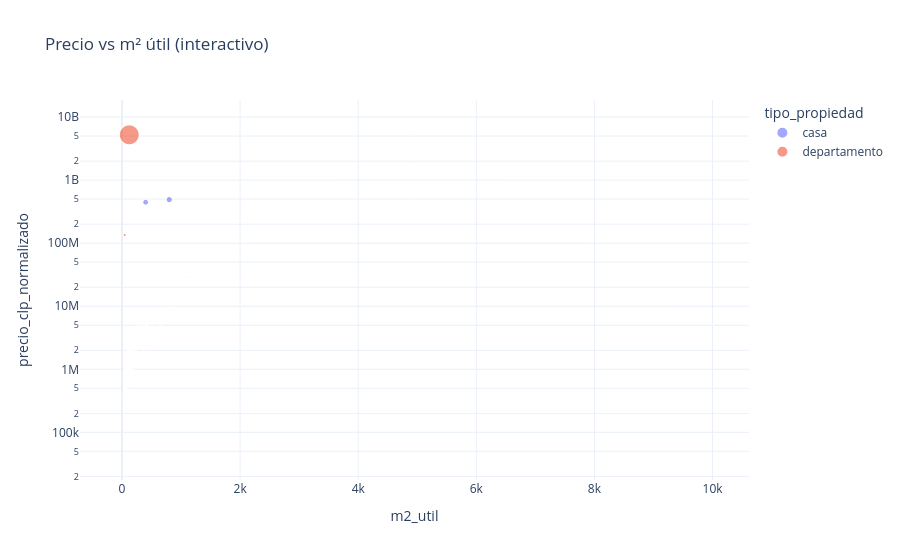

Notebook source saved alongside this figure:
### Code cell
fig = px.scatter(
    relevante,
    x='m2_util', y='precio_clp_normalizado',
    color='tipo_propiedad',
    size='precio_clp_normalizado',
    hover_data=['comuna', 'fuente', 'dormitorios', 'banos'],
    log_y=True, opacity=0.6, title='Precio vs m² útil (interactivo)'
)
fig.update_layout(template='plotly_white', legend_title='tipo_propiedad')
fig.show()

### Figure 1 — Plotly figure (JSON) as saved in the notebook; plotly's stock layout.template omitted (floating-point values rounded to 4 significant figures; data arrays with more than 128 entries replaced by an {"elided": "..."} marker saying what was removed)
{"data": [{"customdata": {"elided": "673x4 mixed values"}, "hovertemplate": "tipo_propiedad=casa<br>m2_util=%{x}<br>precio_clp_normalizado=%{marker.size}<br>comuna=%{customdata[0]}<br>fuente=%{customdata[1]}<br>dormitorios=%{customdata[2]}<br>banos=%{customdata[3]}<extra></extra>", "legendgroup": "casa", "marker": {"color": "#636efa", "opacity": 0.6, "size": {"elided": "673 float values"}, "sizemode": "area", "sizeref": 13070000.0, "symbol": "circle"}, "mode": "markers", "name": "casa", "showlegend": true, "type": "scattergl", "x": {"elided": "673 float values"}, "xaxis": "x", "y": {"elided": "673 float values"}, "yaxis": "y"}, {"customdata": {"elided": "1352x4 mixed values"}, "hovertemplate": "tipo_propiedad=departamento<br>m2_util=%{x}<br>precio_clp_normalizado=%{marker.size}<br>comuna=%{customdata[0]}<br>fuente=%{customdata[1]}<br>dormitorios=%{customdata[2]}<br>banos=%{customdata[3]}<extra></extra>", "legendgroup": "departamento", "marker": {"color": "#EF553B", "opacity": 0.6, "size": {"elided": "1352 float values"}, "sizemode": "area", "sizeref": 13070000.0, "symbol": "circle"}, "mode": "markers", "name": "departamento", "showlegend": true, "type": "scattergl", "x": {"elided": "1352 float values"}, "xaxis": "x", "y": {"elided": "1352 float values"}, "yaxis": "y"}], "layout": {"legend": {"itemsizing": "constant", "title": {"text": "tipo_propiedad"}, "tracegroupgap": 0}, "title": {"text": "Precio vs m² útil (interactivo)"}, "xaxis": {"anchor": "y", "domain": [0, 1], "title": {"text": "m2_util"}}, "yaxis": {"anchor": "x", "domain": [0, 1], "title": {"text": "precio_clp_normalizado"}, "type": "log"}}}
